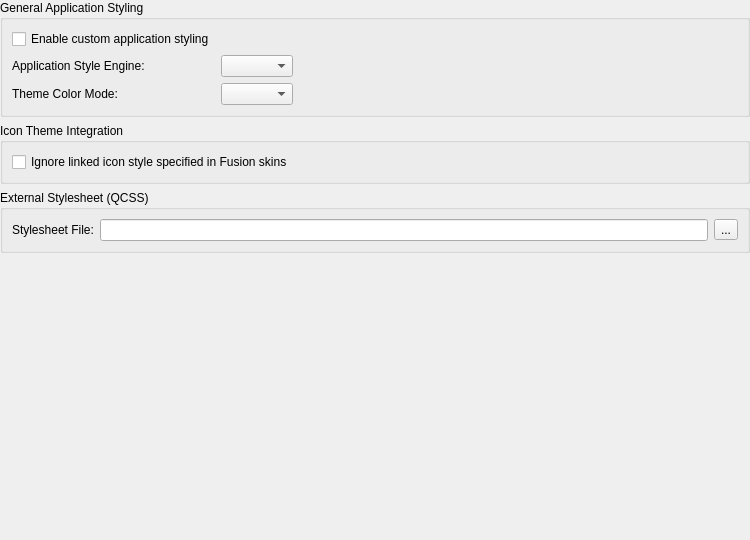
<?xml version="1.0" encoding="UTF-8"?>
<ui version="4.0">
    <class>LC_SettingsPageGeneralStyling</class>
    <widget class="QWidget" name="LC_SettingsPageGeneralStyling">
        <property name="geometry">
            <rect>
                <x>0</x>
                <y>0</y>
                <width>750</width>
                <height>540</height>
            </rect>
        </property>
        <layout class="QGridLayout" name="gridLayout_main">
            <property name="leftMargin">
                <number>0</number>
            </property>
            <property name="topMargin">
                <number>0</number>
            </property>
            <property name="rightMargin">
                <number>0</number>
            </property>
            <property name="bottomMargin">
                <number>0</number>
            </property>
            <item row="0" column="0">
                <widget class="QGroupBox" name="gbGeneralStyling">
                    <property name="title">
                        <string>General Application Styling</string>
                    </property>
                    <layout class="QGridLayout" name="gridLayout_general">
                        <item row="0" column="0">
                            <widget class="QCheckBox" name="cbAllowStyle">
                                <property name="toolTip">
                                    <string>Enable custom visual styling engine for LibreCAD interface.</string>
                                </property>
                                <property name="text">
                                    <string>Enable custom application styling</string>
                                </property>
                            </widget>
                        </item>
                        <item row="1" column="0">
                            <widget class="QLabel" name="lblStyle">
                                <property name="toolTip">
                                    <string>Select the base Qt widget style engine (e.g. Fusion, Windows, etc.). Fusion is required for full theme customizations.</string>
                                </property>
                                <property name="text">
                                    <string>Application Style Engine:</string>
                                </property>
                            </widget>
                        </item>
                        <item row="1" column="1">
                            <widget class="QComboBox" name="cbStyle">
                                <property name="toolTip">
                                    <string>Select the base Qt style plugin.</string>
                                </property>
                                <property name="sizeAdjustPolicy">
                                    <enum>QComboBox::SizeAdjustPolicy::AdjustToContents</enum>
                                </property>
                            </widget>
                        </item>
                        <item row="1" column="2">
                            <spacer name="horizontalSpacer1">
                                <property name="orientation">
                                    <enum>Qt::Orientation::Horizontal</enum>
                                </property>
                                <property name="sizeHint" stdset="0">
                                    <size>
                                        <width>40</width>
                                        <height>20</height>
                                    </size>
                                </property>
                            </spacer>
                        </item>
                        <item row="2" column="0">
                            <widget class="QLabel" name="lblThemeMode">
                                <property name="toolTip">
                                    <string>Force the application palette and SVG icons to remain in fixed Light or Dark mode, or follow the operating system.</string>
                                </property>
                                <property name="text">
                                    <string>Theme Color Mode:</string>
                                </property>
                            </widget>
                        </item>
                        <item row="2" column="1">
                            <widget class="QComboBox" name="cbThemeModeOverride">
                                <property name="toolTip">
                                    <string>Choose between following system dark/light mode or forcing a specific mode.</string>
                                </property>
                                <property name="sizeAdjustPolicy">
                                    <enum>QComboBox::SizeAdjustPolicy::AdjustToContents</enum>
                                </property>
                            </widget>
                        </item>
                    </layout>
                </widget>
            </item>
            <item row="1" column="0">
                <widget class="QGroupBox" name="gbIconThemePolicy">
                    <property name="title">
                        <string>Icon Theme Integration</string>
                    </property>
                    <layout class="QVBoxLayout" name="verticalLayout_icons">
                        <item>
                            <widget class="QCheckBox" name="cbIgnoreIconStylingInTheme">
                                <property name="toolTip">
                                    <string>If checked, activating a Fusion Skin will NOT override your standalone custom icon colors style.</string>
                                </property>
                                <property name="text">
                                    <string>Ignore linked icon style specified in Fusion skins</string>
                                </property>
                            </widget>
                        </item>
                    </layout>
                </widget>
            </item>
            <item row="2" column="0">
                <widget class="QGroupBox" name="gbStylesheet">
                    <property name="title">
                        <string>External Stylesheet (QCSS)</string>
                    </property>
                    <layout class="QGridLayout" name="gridLayout_stylesheet">
                        <item row="0" column="0">
                            <widget class="QLabel" name="lblStylesheet">
                                <property name="toolTip">
                                    <string>External Qt stylesheet file to load on top of native style (for non-Fusion styles or advanced styling).</string>
                                </property>
                                <property name="text">
                                    <string>Stylesheet File:</string>
                                </property>
                            </widget>
                        </item>
                        <item row="0" column="1">
                            <widget class="QLineEdit" name="leStylesheet">
                                <property name="toolTip">
                                    <string>Path to external .qss / .css stylesheet file.</string>
                                </property>
                            </widget>
                        </item>
                        <item row="0" column="2">
                            <widget class="QToolButton" name="tbSelectStylesheet">
                                <property name="toolTip">
                                    <string>Browse for external stylesheet file.</string>
                                </property>
                                <property name="text">
                                    <string>...</string>
                                </property>
                            </widget>
                        </item>
                    </layout>
                </widget>
            </item>
            <item row="3" column="0">
                <spacer name="verticalSpacer">
                    <property name="orientation">
                        <enum>Qt::Orientation::Vertical</enum>
                    </property>
                    <property name="sizeHint" stdset="0">
                        <size>
                            <width>20</width>
                            <height>0</height>
                        </size>
                    </property>
                </spacer>
            </item>
        </layout>
    </widget>
    <resources/>
    <connections/>
</ui>
